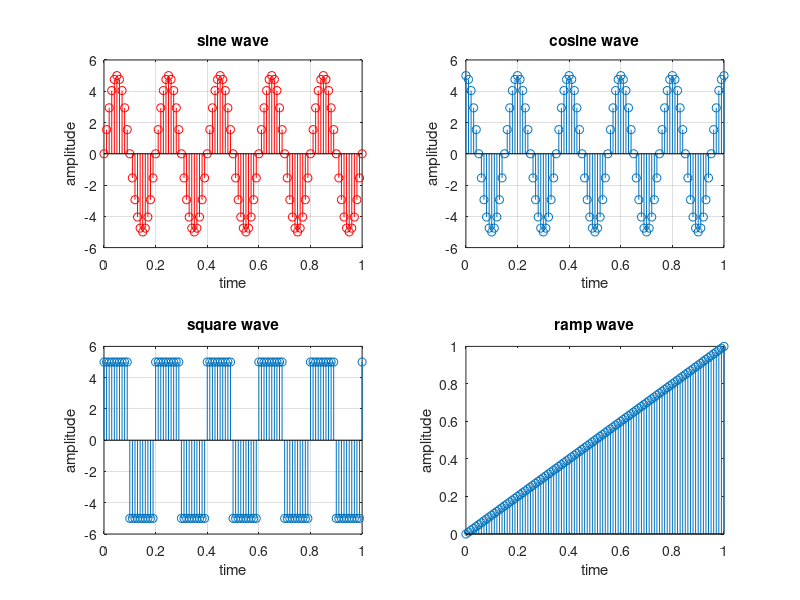

This figure's MATLAB source:
clc;
clear all;
close  all;
n=0:0.01:1;
f=input('Enter the value of frequency');
a=input('Enter the value of amplitude');

subplot(2,2,1);
y=a*sin(2*pi*f*n);
stem(n,y,'r');
xlabel('time');
ylabel('amplitude');
title('sine wave')
grid on;
subplot(2,2,2);
z=a*cos(2*pi*f*n);
stem(n,z);
xlabel('time');
ylabel('amplitude');
title('cosine wave')
grid on;
subplot(2,2,3);
s=a*square(2*pi*f*n);
stem(n,s);
xlabel('time');
ylabel('amplitude');
title('square wave')
grid on; 






subplot(2,2,4);
stem(n,n);
xlabel('time');
ylabel('amplitude');
title('ramp wave')
